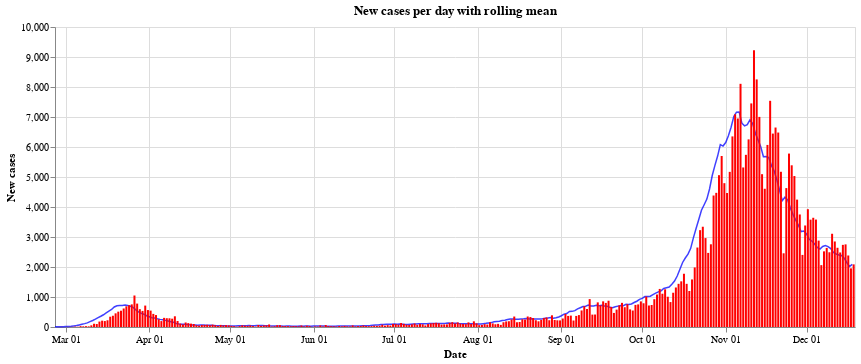

Notebook cell for this chart:
### Code cell
#collapse
bars = alt.Chart(all_austria).mark_bar(
    color='red',
    opacity=1,
    size=2
).encode(
    x=alt.X("monthdate(Time):T", axis=alt.Axis(title='Date')),
    y=alt.Y("AnzahlFaelle:Q", axis=alt.Axis(title='New cases')),
)

line = alt.Chart(all_austria).mark_line(
    color='blue',
    opacity=0.75,
    size=1.5,
).transform_window(
    rolling_mean='mean(AnzahlFaelle)',
    frame=[0, 7]
).encode(x='monthdate(Time):T',
         y='rolling_mean:Q'
         ).properties(title='New cases per day with rolling mean', width=800)

alt.layer(line, bars, data=all_austria)

### Figure 1 — Vega-Lite specification as saved in the notebook (floating-point values rounded to 4 significant figures; data arrays with more than 128 entries replaced by an {"elided": "..."} marker saying what was removed)
{"config": {"view": {"continuousWidth": 400, "continuousHeight": 300}}, "layer": [{"mark": {"type": "line", "color": "blue", "opacity": 0.75, "size": 1.5}, "encoding": {"x": {"type": "temporal", "field": "Time", "timeUnit": "monthdate"}, "y": {"type": "quantitative", "field": "rolling_mean"}}, "title": "New cases per day with rolling mean", "transform": [{"window": [{"op": "mean", "field": "AnzahlFaelle", "as": "rolling_mean"}], "frame": [0, 7]}], "width": 800}, {"mark": {"type": "bar", "color": "red", "opacity": 1, "size": 2}, "encoding": {"x": {"type": "temporal", "axis": {"title": "Date"}, "field": "Time", "timeUnit": "monthdate"}, "y": {"type": "quantitative", "axis": {"title": "New cases"}, "field": "AnzahlFaelle"}}}], "data": {"name": "data-fc5ead4497bb9db1c01e932c9c25ac27"}, "$schema": "https://vega.github.io/schema/vega-lite/v4.8.1.json", "datasets": {"data-fc5ead4497bb9db1c01e932c9c25ac27": {"elided": "297 records"}}}
